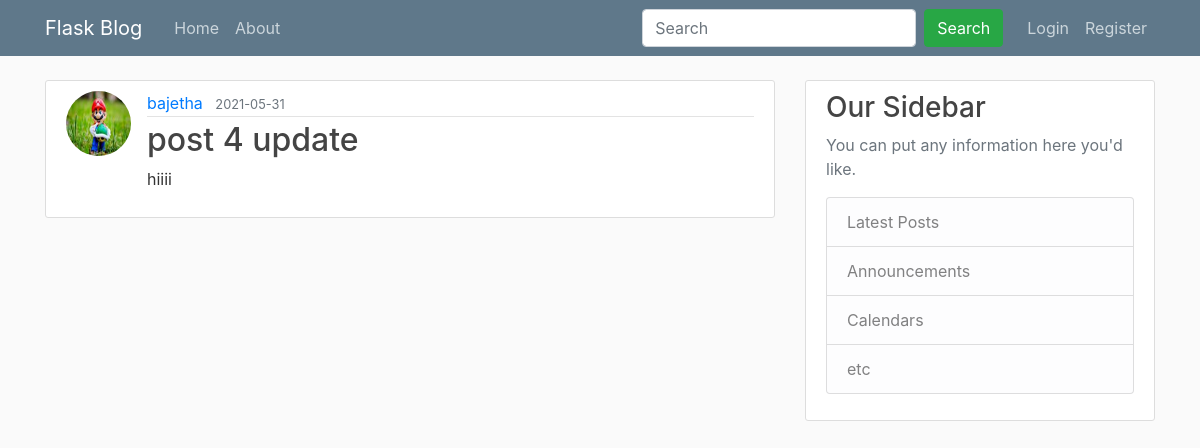
The app's page /post/4 with its own data.
### blog/models.py (models this page shows, shortened)
class User(db.Model, UserMixin):
    id = db.Column(db.Integer, primary_key=True)
    username = db.Column(db.String(20), unique=True, nullable=False)
    email = db.Column(db.String(120), unique=True, nullable=False)
    image_file = db.Column(db.String(20), nullable=False, default='default.jpg')
    password = db.Column(db.String(60), nullable=False)
    posts = db.relationship('Post', backref='author', lazy=True)

class Post(db.Model):
    id = db.Column(db.Integer, primary_key=True)
    title = db.Column(db.String(100), nullable=False)
    date_posted = db.Column(db.DateTime, nullable=False, default=datetime.utcnow)
    content = db.Column(db.Text, nullable=False)
    user_id = db.Column(db.Integer, db.ForeignKey('user.id'), nullable=False)

### blog/posts/routes.py (the view)
@posts.route("/post/<int:post_id>")
def post(post_id):
    post = Post.query.get_or_404(post_id)
    return render_template('post.html', title=post.title, post=post)

### blog/templates/post.html (shortened to what this page needs)
{% extends 'layout.html' %}
{% block content %}
    <article class="media content-section">
        <img class="rounded-circle article-img" src="{{ url_for('static', filename='profile_pic/' + post.author.image_file) }}">
        <div class="media-body">
            <div class="article-metadata">
                <a class="mr-2" href="{{ url_for('users.user_posts', username=post.author.username) }}">{{ post.author.username }}</a>
                <small class="text-muted">{{ post.date_posted.strftime('%Y-%m-%d') }}</small>
            </div>
            <h2 class="article-title">{{ post.title }}</h2>
            <p class="article-content">{{ post.content }}</p>
        </div>
    </article>
{% endblock content %}

### blog/static/main.css (style rules this page uses)
body { background: #fafafa; color: #333333; margin-top: 5rem; }
h1, h2, h3, h4, h5, h6 { color: #444444; }
.content-section { background: #ffffff; padding: 10px 20px; border: 1px solid #dddddd; border-radius: 3px; margin-bottom: 20px; }
.article-title { color: #444444; }
.article-content { white-space: pre-line; }
.article-img { height: 65px; width: 65px; margin-right: 16px; }
.article-metadata { padding-bottom: 1px; margin-bottom: 4px; border-bottom: 1px solid #e3e3e3 }

### records on screen
User: image_file (picture), author.username "bajetha"
Post: date_posted "2021-05-31", title "post 4 update", content "hiiii"
